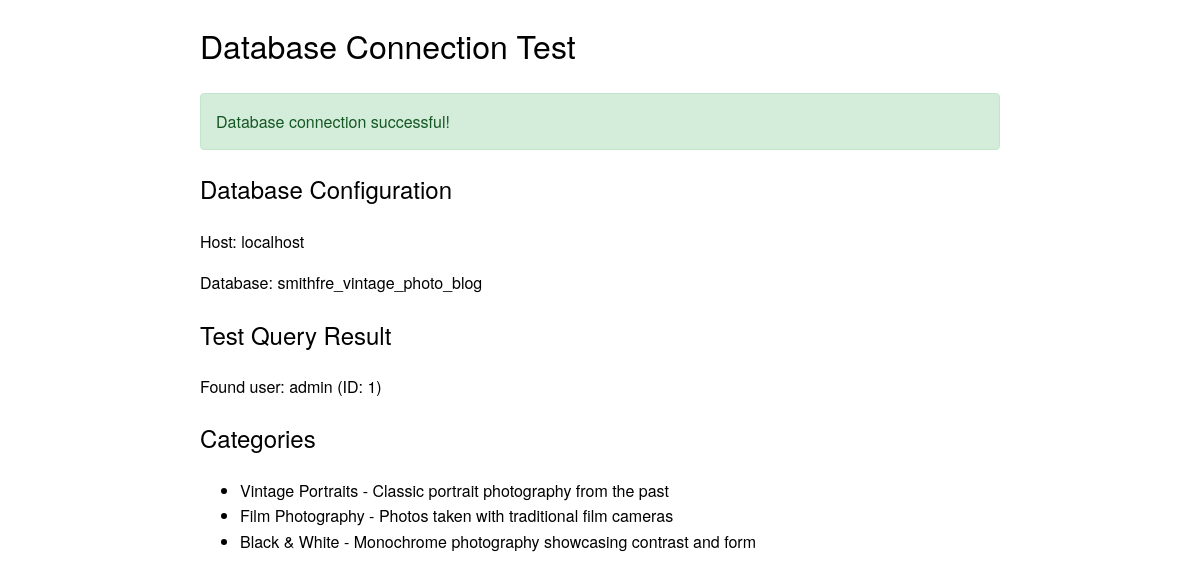
Screenshot of /test_db.php with the database file from the repository.
### tables this page shows
CREATE TABLE IF NOT EXISTS users (
    id INT AUTO_INCREMENT PRIMARY KEY,
    username VARCHAR(50) NOT NULL UNIQUE,
    email VARCHAR(100) NOT NULL UNIQUE,
    password VARCHAR(255) NOT NULL,
    first_name VARCHAR(50),
    last_name VARCHAR(50),
    bio TEXT,
    profile_image VARCHAR(255),
    role ENUM('user', 'admin') DEFAULT 'user',
    created_at TIMESTAMP DEFAULT CURRENT_TIMESTAMP,
    updated_at TIMESTAMP DEFAULT CURRENT_TIMESTAMP ON UPDATE CURRENT_TIMESTAMP
);

CREATE TABLE IF NOT EXISTS categories (
    id INT AUTO_INCREMENT PRIMARY KEY,
    name VARCHAR(50) NOT NULL UNIQUE,
    slug VARCHAR(50) NOT NULL UNIQUE,
    description TEXT,
    created_at TIMESTAMP DEFAULT CURRENT_TIMESTAMP
);

### includes/db.php (called while the page is built, shortened)
<?php
class Database {
    private $host = DB_HOST;
    private $user = DB_USER;
    private $pass = DB_PASS;
    private $dbname = DB_NAME;
    private $dbh;
    private $stmt;
    public function __construct() {
        $dsn = 'mysql:host=' . $this->host . ';dbname=' . $this->dbname . ';charset=utf8mb4';
        $options = array(
            PDO::ATTR_PERSISTENT => true,
            PDO::ATTR_ERRMODE => PDO::ERRMODE_EXCEPTION,
            PDO::ATTR_DEFAULT_FETCH_MODE => PDO::FETCH_ASSOC,
            PDO::ATTR_EMULATE_PREPARES => false
        );
        try {
            $this->dbh = new PDO($dsn, $this->user, $this->pass, $options);
        } catch(PDOException $e) {
            $this->error = $e->getMessage();
            echo 'Connection Error: ' . $this->error;
        }
    }
    public function query($query) {
        $this->stmt = $this->dbh->prepare($query);
    }
    public function execute() {
        return $this->stmt->execute();
    }
    public function resultSet() {
        $this->execute();
        return $this->stmt->fetchAll();
    }
    public function single() {
        $this->execute();
        return $this->stmt->fetch();
    }
}
?>

### test_db.php (the view, shortened to what this page needs)
<?php
require_once 'includes/db.php';
require_once 'includes/functions.php';
echo "<h1>Database Connection Test</h1>";
try {
    $db = new Database();
    $db->query("SELECT * FROM users LIMIT 1");
    $result = $db->single();
    if ($result) {
        echo displaySuccess("Database connection successful!");
        echo "<h2>Database Configuration</h2>";
        echo "<p>Host: " . DB_HOST . "</p>";
        echo "<p>Database: " . DB_NAME . "</p>";
        echo "<h2>Test Query Result</h2>";
        echo "<p>Found user: " . $result['username'] . " (ID: " . $result['id'] . ")</p>";
        $db->query("SELECT * FROM categories");
        $categories = $db->resultSet();
        echo "<h2>Categories</h2>";
        echo "<ul>";
        foreach ($categories as $category) {
            echo "<li>" . $category['name'] . " - " . $category['description'] . "</li>";
        }
        echo "</ul>";
    } else {
        echo displayError("Connected to database but no users found.");
    }
} catch (Exception $e) {
    echo displayError("Database connection failed: " . $e->getMessage());
}
?>

### includes/functions.php (shortened to what this page needs)
<?php
function displaySuccess($message) {
    return '<div class="alert alert-success">' . $message . '</div>';
}
?>

### test_db.php (style rules this page uses)
h1, h2 { font-weight: 300; }
.alert { padding: 15px; margin-bottom: 20px; border: 1px solid transparent; border-radius: 4px; }
.alert-success { color: #155724; background-color: #d4edda; border-color: #c3e6cb; }

### rows the page displays
users: username "admin", id "1"
categories: name "Vintage Portraits", description "Classic portrait photography from the past"
categories: name "Film Photography", description "Photos taken with traditional film cameras"
categories: name "Black & White", description "Monochrome photography showcasing contrast and form"

### other values shown
$message "Database connection successful!"
DB_HOST "localhost"
DB_NAME "smithfre_vintage_photo_blog"
